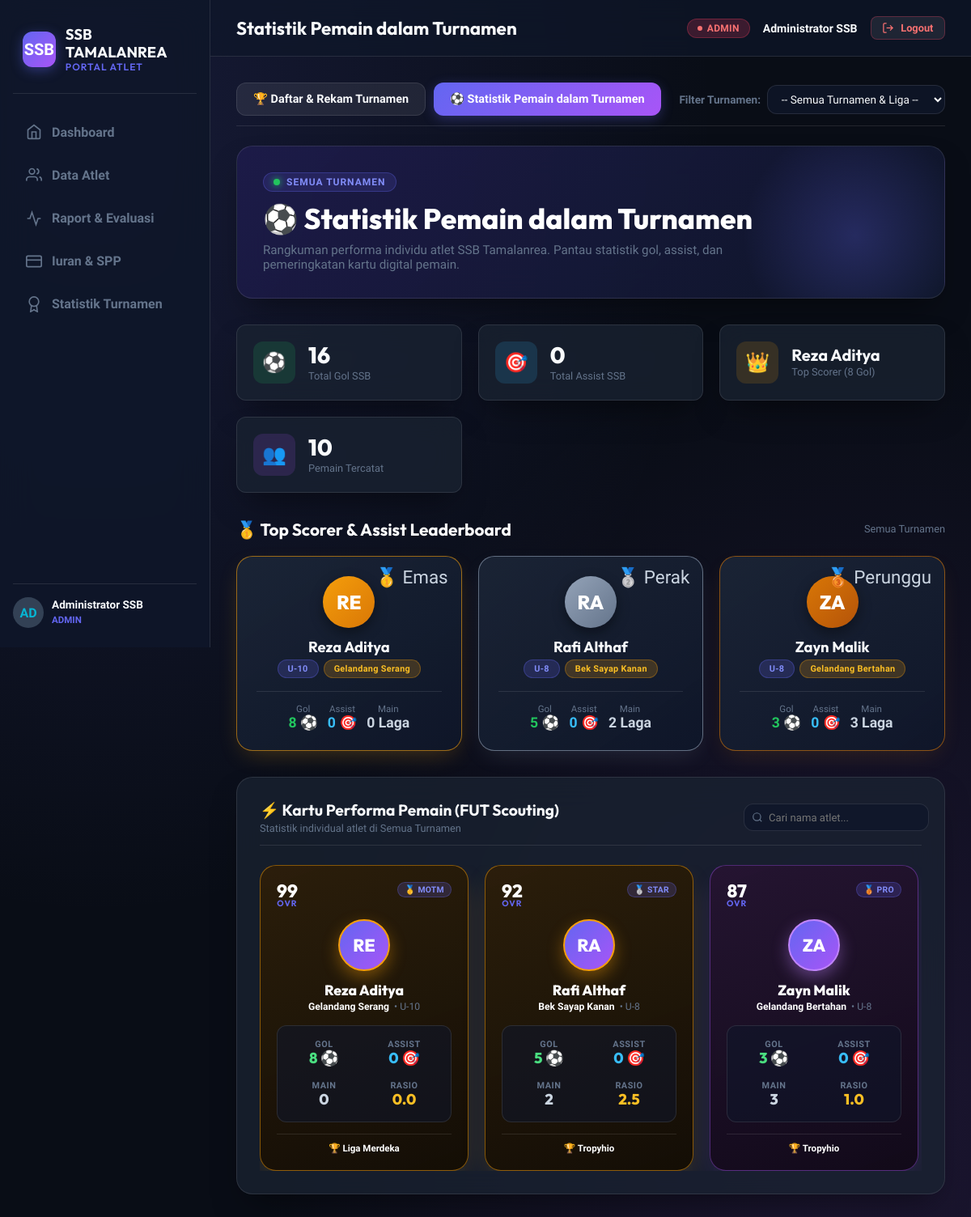
The page /ssb-tamalanrea21/turnamen/pemain.php (signed in) on the database its author committed.
### tables this page shows
CREATE TABLE `atlet` (
  `id` int(11) NOT NULL AUTO_INCREMENT,
  `nisn_nik` varchar(30) DEFAULT NULL,
  `no_kk` varchar(30) DEFAULT NULL,
  `no_akta` varchar(50) DEFAULT NULL,
  `password` varchar(255) DEFAULT NULL,
  `nama_lengkap` varchar(100) NOT NULL,
  `tempat_lahir` varchar(50) DEFAULT NULL,
  `tanggal_lahir` date NOT NULL,
  `jenis_kelamin` enum('Laki-laki','Perempuan') DEFAULT 'Laki-laki',
  `posisi_utama` varchar(30) NOT NULL,
  `posisi_sekunder` varchar(30) DEFAULT '-',
  `kaki_dominan` enum('Kanan','Kiri','Keduanya') DEFAULT 'Kanan',
  `tinggi_badan` int(11) DEFAULT 0,
  `berat_badan` int(11) DEFAULT 0,
  `kelompok_usia` varchar(10) NOT NULL,
  `foto_profil` varchar(255) DEFAULT 'default_avatar.png',
  `status_keanggotaan` enum('Aktif','Non-Aktif','Alumni','Mutasi') DEFAULT 'Aktif',
  `created_at` datetime DEFAULT current_timestamp(),
  `file_kk` varchar(255) DEFAULT NULL,
  `file_akta` varchar(255) DEFAULT NULL,
  PRIMARY KEY (`id`),
  UNIQUE KEY `nisn_nik` (`nisn_nik`)
);

CREATE TABLE `statistik_pertandingan` (
  `id` int(11) NOT NULL AUTO_INCREMENT,
  `atlet_id` int(11) NOT NULL,
  `turnamen_id` int(11) NOT NULL,
  `main` int(11) DEFAULT 0,
  `gol` int(11) DEFAULT 0,
  `assist` int(11) DEFAULT 0,
  `kartu_kuning` int(11) DEFAULT 0,
  `kartu_merah` int(11) DEFAULT 0,
  PRIMARY KEY (`id`),
  KEY `atlet_id` (`atlet_id`),
  KEY `turnamen_id` (`turnamen_id`),
  CONSTRAINT `statistik_pertandingan_ibfk_1` FOREIGN KEY (`atlet_id`) REFERENCES `atlet` (`id`) ON DELETE CASCADE,
  CONSTRAINT `statistik_pertandingan_ibfk_2` FOREIGN KEY (`turnamen_id`) REFERENCES `turnamen` (`id`) ON DELETE CASCADE
);

CREATE TABLE `turnamen` (
  `id` int(11) NOT NULL AUTO_INCREMENT,
  `nama_turnamen` varchar(100) NOT NULL,
  `kelompok_usia` varchar(20) DEFAULT 'Semua KU',
  `tanggal_mulai` date DEFAULT NULL,
  `tanggal_selesai` date DEFAULT NULL,
  `lokasi` varchar(100) DEFAULT NULL,
  `pencapaian` varchar(100) DEFAULT '-',
  PRIMARY KEY (`id`)
);

### ssb-tamalanrea21/turnamen/pemain.php (the view, shortened to what this page needs)
<?php
$pdo = getPdo();
$whereClause = "";
$params = [];
$stmtStats = $pdo->prepare("
    SELECT s.*, a.nama_lengkap, a.kelompok_usia, a.posisi_utama, t.nama_turnamen
    FROM statistik_pertandingan s
    JOIN atlet a ON s.atlet_id = a.id
    JOIN turnamen t ON s.turnamen_id = t.id
    $whereClause
    ORDER BY s.gol DESC, s.assist DESC, s.main ASC
");
$stmtStats->execute($params);
$playerStats = $stmtStats->fetchAll();
$totalGoals = array_sum(array_column($playerStats, 'gol'));
$totalAssists = array_sum(array_column($playerStats, 'assist'));
$topScorer = $playerStats[0] ?? null;
$selectedTourneyName = "Semua Turnamen";
include_once __DIR__ . '/../includes/header.php';
?>
<div style="display: flex; justify-content: space-between; align-items: center; flex-wrap: wrap; gap: 1rem; margin-bottom: 1.5rem; border-bottom: 1px solid var(--border-glass); padding-bottom: 0.75rem;">
    <div style="display: flex; gap: 10px;">
        <a href="index.php" class="btn btn-secondary" style="color: var(--text-heading);">
            🏆 Daftar & Rekam Turnamen
        </a>
        <a href="pemain.php" class="btn btn-primary" style="box-shadow: 0 4px 15px rgba(99, 102, 241, 0.3);">
            ⚽ Statistik Pemain dalam Turnamen
        </a>
    </div>
    <div style="display: flex; align-items: center; gap: 8px;">
        <form method="GET" style="display: flex; align-items: center; gap: 8px;">
            <label style="font-size: 0.85rem; color: var(--text-muted); font-weight: 600;">Filter Turnamen:</label>
            <select name="turnamen_id" onchange="this.form.submit()" class="form-control" style="font-size: 0.85rem; padding: 0.4rem 0.8rem; height: 36px; min-width: 220px;">
                <option value="0">-- Semua Turnamen & Liga --</option>
            </select>
        </form>
    </div>
</div>
<div class="card" style="background: linear-gradient(135deg, rgba(30, 27, 75, 0.9) 0%, rgba(15, 23, 42, 0.95) 100%); border: 1px solid var(--border-glass); margin-bottom: 2rem; position: relative; overflow: hidden; padding: 2rem;">
    <div style="position: absolute; right: -30px; top: -30px; width: 280px; height: 280px; background: radial-gradient(circle, rgba(99, 102, 241, 0.25) 0%, transparent 70%); border-radius: 50%; pointer-events: none;"></div>
    <div style="display: flex; justify-content: space-between; align-items: center; flex-wrap: wrap; gap: 1.5rem; position: relative; z-index: 2;">
        <div>
            <div style="display: inline-flex; align-items: center; gap: 8px; background: rgba(99, 102, 241, 0.15); border: 1px solid rgba(99, 102, 241, 0.3); padding: 4px 12px; border-radius: 20px; font-size: 0.75rem; color: #818cf8; font-weight: 700; text-transform: uppercase; letter-spacing: 1px; margin-bottom: 0.75rem;">
                <span style="width: 8px; height: 8px; background: #22c55e; border-radius: 50%; display: inline-block; box-shadow: 0 0 8px #22c55e;"></span>
                <?= htmlspecialchars($selectedTourneyName) ?>
            </div>
            <h1 style="font-family: 'Outfit', sans-serif; font-size: 2.2rem; font-weight: 800; color: #fff; line-height: 1.2; margin-bottom: 0.5rem;">
                ⚽ Statistik Pemain dalam Turnamen
            </h1>
            <p style="color: var(--text-muted); font-size: 0.95rem; max-width: 620px;">
                Rangkuman performa individu atlet SSB Tamalanrea. Pantau statistik gol, assist, dan pemeringkatan kartu digital pemain.
            </p>
        </div>
    </div>
</div>
<div class="metric-grid">
    <div class="metric-card">
        <div class="metric-icon-box" style="background: rgba(34, 197, 94, 0.15); color: #4ade80;">⚽</div>
        <div class="metric-info">
            <div class="metric-num"><?= $totalGoals ?></div>
            <div class="metric-desc">Total Gol SSB</div>
        </div>
    </div>
    <div class="metric-card">
        <div class="metric-icon-box" style="background: rgba(56, 189, 248, 0.15); color: #38bdf8;">🎯</div>
        <div class="metric-info">
            <div class="metric-num"><?= $totalAssists ?></div>
            <div class="metric-desc">Total Assist SSB</div>
        </div>
    </div>
    <div class="metric-card">
        <div class="metric-icon-box" style="background: rgba(245, 158, 11, 0.15); color: #fbbf24;">👑</div>
        <div class="metric-info">
            <div class="metric-num" style="font-size: 1.25rem; font-weight: 700; white-space: nowrap; overflow: hidden; text-overflow: ellipsis; max-width: 140px;">
                <?= htmlspecialchars($topScorer['nama_lengkap'] ?? 'Belum ada') ?>
            </div>
            <div class="metric-desc">Top Scorer (<?= $topScorer['gol'] ?? 0 ?> Gol)</div>
        </div>
    </div>
    <div class="metric-card">
        <div class="metric-icon-box" style="background: rgba(168, 85, 247, 0.15); color: #c084fc;">👥</div>
        <div class="metric-info">
            <div class="metric-num"><?= count($playerStats) ?></div>
            <div class="metric-desc">Pemain Tercatat</div>
        </div>
    </div>
</div>
<?php if (count($playerStats) >= 1): ?>
    <div style="margin-bottom: 2rem;">
        <div style="display: flex; align-items: center; justify-content: space-between; margin-bottom: 1.25rem;">
            <h2 style="font-family: 'Outfit', sans-serif; font-size: 1.3rem; color: #fff; font-weight: 700; display: flex; align-items: center; gap: 8px;">
                🥇 Top Scorer & Assist Leaderboard
            </h2>
            <span style="font-size: 0.8rem; color: var(--text-muted);"><?= htmlspecialchars($selectedTourneyName) ?></span>
        </div>
        <div class="podium-container">
            <?php
            $ranks = [
                ['rank' => 1, 'crown' => '🥇 Emas', 'class' => 'rank-1', 'bg' => 'linear-gradient(135deg, #f59e0b, #d97706)'],
                ['rank' => 2, 'crown' => '🥈 Perak', 'class' => 'rank-2', 'bg' => 'linear-gradient(135deg, #94a3b8, #64748b)'],
                ['rank' => 3, 'crown' => '🥉 Perunggu', 'class' => 'rank-3', 'bg' => 'linear-gradient(135deg, #d97706, #b45309)']
            ];
            for ($i = 0; $i < min(3, count($playerStats)); $i++):
                $p = $playerStats[$i];
                $r = $ranks[$i];
                $initials = strtoupper(substr($p['nama_lengkap'], 0, 2));
            ?>
                <div class="podium-card <?= $r['class'] ?>">
                    <div class="podium-crown"><?= $r['crown'] ?></div>
                    <div class="podium-avatar" style="background: <?= $r['bg'] ?>;">
                        <?= $initials ?>
                    </div>
                    <div class="podium-name"><?= htmlspecialchars($p['nama_lengkap']) ?></div>
                    <div style="display: flex; justify-content: center; gap: 6px; margin-top: 4px;">
                        <span class="badge badge-primary" style="font-size: 0.68rem;"><?= htmlspecialchars($p['kelompok_usia']) ?></span>
                        <span class="badge badge-amber" style="font-size: 0.68rem;"><?= htmlspecialchars($p['posisi_utama']) ?></span>
                    </div>
                    <div class="podium-stats">
                        <div class="podium-stat-item">
                            <span style="color: var(--text-muted); font-size: 0.72rem;">Gol</span>
                            <strong style="color: #22c55e;"><?= $p['gol'] ?> ⚽</strong>
                        </div>
                        <div class="podium-stat-item">
                            <span style="color: var(--text-muted); font-size: 0.72rem;">Assist</span>
                            <strong style="color: #38bdf8;"><?= $p['assist'] ?> 🎯</strong>
                        </div>
                        <div class="podium-stat-item">
                            <span style="color: var(--text-muted); font-size: 0.72rem;">Main</span>
                            <strong style="color: #cbd5e1;"><?= $p['main'] ?> Laga</strong>
                        </div>
                    </div>
                </div>
            <?php endfor; ?>
        </div>
    </div>
<?php endif; ?>
<div class="card">
    <div class="card-header" style="display: flex; justify-content: space-between; align-items: center; flex-wrap: wrap; gap: 1rem;">
        <div>
            <h2 class="card-title">⚡ Kartu Performa Pemain (FUT Scouting)</h2>
            <span style="font-size: 0.8rem; color: var(--text-muted);">Statistik individual atlet di <?= htmlspecialchars($selectedTourneyName) ?></span>
        </div>
        <div style="display: flex; align-items: center; gap: 10px; flex-wrap: wrap;">
            <div style="position: relative; width: 220px;">
                <input type="text" id="statSearchInput" class="form-control" placeholder="Cari nama atlet..." style="padding-left: 30px; font-size: 0.82rem; height: 34px;">
                <svg width="14" height="14" viewBox="0 0 24 24" fill="none" stroke="currentColor" stroke-width="2" style="position: absolute; left: 10px; top: 10px; color: var(--text-muted);"><circle cx="11" cy="11" r="8"></circle><line x1="21" y1="21" x2="16.65" y2="16.65"></line></svg>
            </div>
        </div>
    </div>
    <div id="containerFutCards" class="fut-grid" style="max-height: 580px; overflow-y: auto; padding-right: 4px;">
        <?php
        $futPlayers = array_filter($playerStats, function($ps) {
            return ($ps['gol'] > 0 || $ps['assist'] > 0);
        });
        ?>
        <?php if (empty($futPlayers)): ?>
            <div style="text-align: center; color: var(--text-muted); padding: 3rem; grid-column: 1 / -1; border: 1px dashed var(--border-glass); border-radius: 16px;">
                Belum ada pemain yang mencetak gol atau assist pada turnamen ini.
            </div>
        <?php else: ?>
            <?php $idx = 0; foreach ($futPlayers as $ps):
                $idx++;
                $ovr = min(99, max(70, 75 + ($ps['gol'] * 3) + ($ps['assist'] * 2) + ($ps['main'])));
                $ratio = $ps['main'] > 0 ? number_format($ps['gol'] / $ps['main'], 1) : '0.0';
                $initials = strtoupper(substr($ps['nama_lengkap'], 0, 2));
                $themeClass = 'theme-cyan';
                $tagLabel = 'SSB';
                if ($idx === 1) { $themeClass = 'theme-gold'; $tagLabel = '🥇 MOTM'; }
                elseif ($idx === 2) { $themeClass = 'theme-gold'; $tagLabel = '🥈 STAR'; }
                elseif ($idx === 3) { $themeClass = 'theme-purple'; $tagLabel = '🥉 PRO'; }
                elseif ($ps['gol'] >= 3) { $themeClass = 'theme-purple'; $tagLabel = 'ELITE'; }
            ?>
                <div class="fut-card fut-card-item <?= $themeClass ?>">
                    <div class="fut-card-header">
                        <div class="fut-badge-ovr">
                            <?= $ovr ?>
                            <span>OVR</span>
                        </div>
                        <span class="badge badge-primary" style="font-size: 0.65rem; padding: 2px 8px;"><?= $tagLabel ?></span>
                    </div>
                    <div>
                        <div class="fut-avatar-wrap">
                            <div class="fut-avatar"><?= $initials ?></div>
                        </div>
                        <div class="fut-player-name" title="<?= htmlspecialchars($ps['nama_lengkap']) ?>">
                            <?= htmlspecialchars($ps['nama_lengkap']) ?>
                        </div>
                        <div class="fut-player-sub">
                            <span style="font-weight: 700; color: #fff;"><?= htmlspecialchars($ps['posisi_utama']) ?></span>
                            <span>&bull; <?= htmlspecialchars($ps['kelompok_usia']) ?></span>
                        </div>
                    </div>
                    <div class="fut-stats-grid">
                        <div class="fut-stat-box">
                            <div class="fut-stat-label">GOL</div>
                            <div class="fut-stat-val" style="color: #4ade80;"><?= $ps['gol'] ?> ⚽</div>
                        </div>
                        <div class="fut-stat-box">
                            <div class="fut-stat-label">ASSIST</div>
                            <div class="fut-stat-val" style="color: #38bdf8;"><?= $ps['assist'] ?> 🎯</div>
                        </div>
                        <div class="fut-stat-box">
                            <div class="fut-stat-label">MAIN</div>
                            <div class="fut-stat-val" style="color: #cbd5e1;"><?= $ps['main'] ?></div>
                        </div>
                        <div class="fut-stat-box">
                            <div class="fut-stat-label">RASIO</div>
                            <div class="fut-stat-val" style="color: #fbbf24;"><?= $ratio ?></div>
                        </div>
                    </div>
                    <div class="fut-card-footer">
                        <div style="font-size: 0.72rem; width: 100%; text-align: center;">
                            🏆 <span style="color: #fff; font-weight: 600;"><?= htmlspecialchars($ps['nama_turnamen']) ?></span>
                        </div>
                    </div>
                </div>
            <?php endforeach; ?>
        <?php endif; ?>
    </div>
</div>
<?php include_once __DIR__ . '/../includes/footer.php'; ?>

### rows shown on the page
atlet: nama_lengkap "Reza Aditya"
statistik_pertandingan: gol "8", crown "🥇 Emas", atlet.nama_lengkap "RE", atlet.nama_lengkap "Reza Aditya", atlet.kelompok_usia "U-10", atlet.posisi_utama "Gelandang Serang", assist "0", main "0", ovr "99", tagLabel "🥇 MOTM", main "0.0", turnamen.nama_turnamen "Liga Merdeka"
statistik_pertandingan: crown "🥈 Perak", atlet.nama_lengkap "RA", atlet.nama_lengkap "Rafi Althaf", atlet.kelompok_usia "U-8", atlet.posisi_utama "Bek Sayap Kanan", gol "5", assist "0", main "2", ovr "92", tagLabel "🥈 STAR", ratio "2.5", turnamen.nama_turnamen "Tropyhio"
statistik_pertandingan: crown "🥉 Perunggu", atlet.nama_lengkap "ZA", atlet.nama_lengkap "Zayn Malik", atlet.kelompok_usia "U-8", atlet.posisi_utama "Gelandang Bertahan", gol "3", assist "0", main "3", ovr "87", tagLabel "🥉 PRO", ratio "1.0", turnamen.nama_turnamen "Tropyhio"

### other values the page prints
$userInitials "AD"
$user['nama_lengkap'] "Administrator SSB"
$user['role'] "ADMIN"
$pageTitle "Statistik Pemain dalam Turnamen"
$authUser['role'] "ADMIN"
$authUser['nama_lengkap'] "Administrator SSB"
$selectedTourneyName "SEMUA TURNAMEN"
$totalGoals "16"
$totalAssists "0"
count($playerStats) "10"
$selectedTourneyName "Semua Turnamen"
